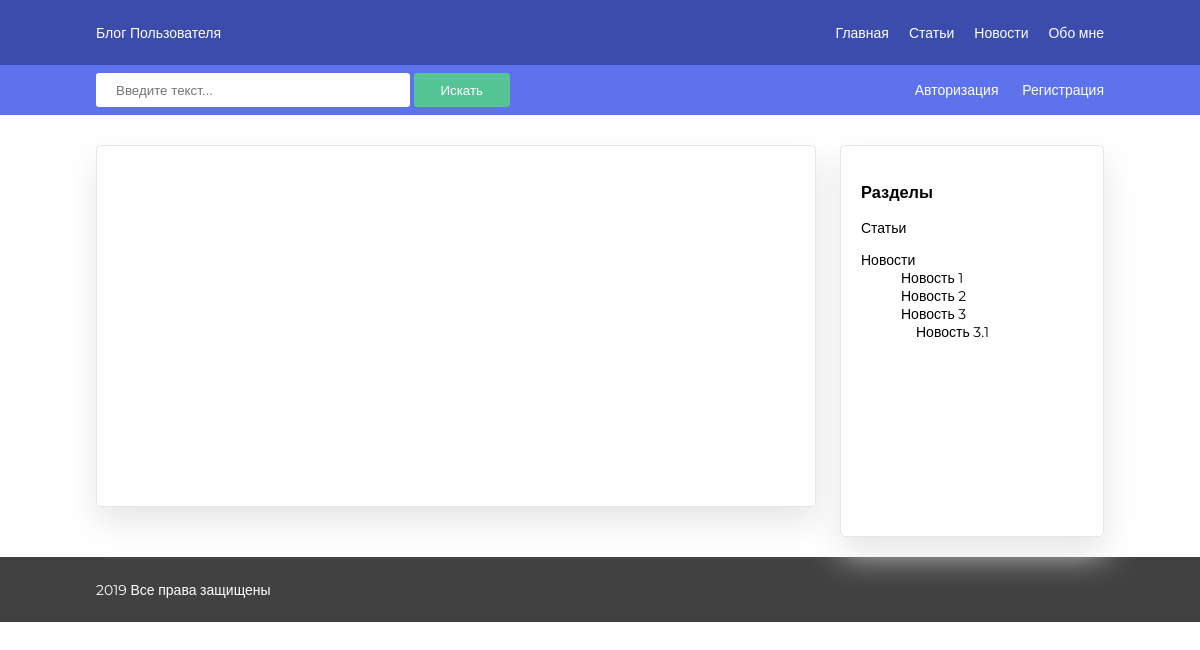
The app's page /page1.php, older data.
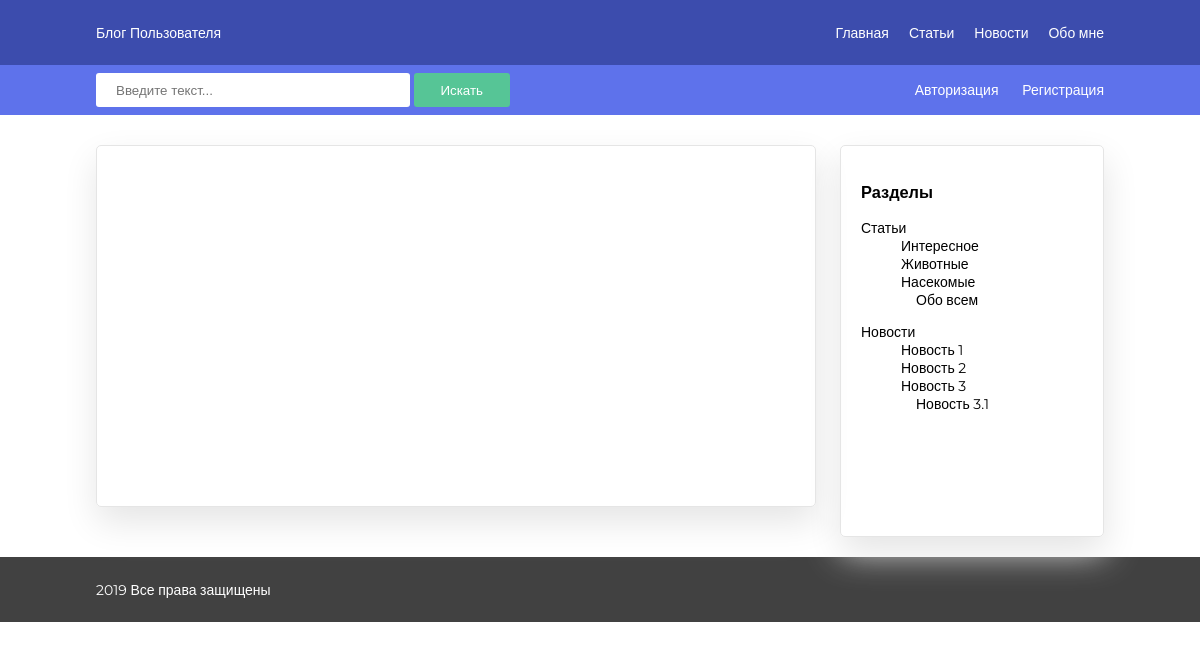
The same page, newer data.
### tables this page shows
CREATE TABLE `category` (
  `id_category` int(11) NOT NULL,
  `title` varchar(191) NOT NULL
);

### page1.php (the view, shortened to what this page needs)
<?php
     $mysqli = new mysqli('localhost', 'root', '', 'blog');
     $comment_id = $_GET['comment_id'];
   if($delete='ok'){
        $mysqli->query("DELETE  FROM `comments` WHERE `comment_id` = '".$comment_id."'");
      }
?>
<!DOCTYPE html>
<html lang="ru">
<head>
    <link rel="stylesheet" type="text/css" href="css/style.css">
</head>
<body>
    <div class="top ">
        <div class="logo param"><span> Блог Пользователя</span></div>
        <div class="nav param-left">
            <a href="index.php">Главная</a>
            <a href="#">Статьи</a>
            <a href="news.php">Новости</a>
            <a href="#">Обо мне</a>
        </div>
    </div>
    <div class="search">
        <div class="window-search param">
            <input type="text" size="40" placeholder="Введите текст...">
            <button type="submit" class="button">Искать</button>
        </div>
        <div class="link-search param-left">
        <?php
                                if(isset($_COOKIE['auth']) == 'true') {
                                $userid = $_COOKIE['userid'];
                                $useremail = $_COOKIE['useremail'];
                                $username = $_COOKIE['username'];
                                $usersurname = $_COOKIE['usersurname'];
                                ?>
                                <div class='user'>
                                <h5><?php echo $username . ' ' .  $usersurname ?></h5>
                                <form method="$_GET">
                                    <input type="hidden" name='exit' value='ok'>
                                    <input type='submit' value='Выйти' class='exit'>
                                </form>
                                </div>
                               <?php  }else {?>
            <a href="authorization.php">Авторизация</a>
            <a href="authorization.php">Регистрация</a>
            <?php  } ?>
        </div>
    </div>
    <div class="wrap">
        <div class="main param">
            <div class="content-top-left">
            </div>
        </div>
        <div class="site-bar param param-left">
            <div class="content-top-right page ">
                <h3 class="content-top-right-alig">Разделы</h3>
                <span class="content-top-right-alig">Статьи</span>
                <ul>
                <?php
                         $category = $mysqli->query("SELECT * FROM `category`");
                         foreach($category as $cat){  ?>
                            <li><a href="page1.php?catid=<?php echo $cat['id_category']; ?>"><?php echo  $cat['title']; ?></a></li>
                            <?php    } ?>
                </ul>
                <span class="content-top-right-alig">Новости</span>
                <ul>
                    <li><a href="news.php">Новость 1</a></li>
                    <li><a href="news.php">Новость 2</a></li>
                    <li><a href="news.php">Новость 3</a></li>
                    <li><a href="news.php">Новость 3.1</a></li>
                </ul>
            </div>
        </div>
    </div>
    <footer class="footer">
        <span class="param">2019 Все права защищены</span>
    </footer>
</body>
</html>

### css/style.css (style rules this page uses)
body { margin: 0; padding: 0; font-size: 14px; font-family: 'Montserrat', sans-serif; }
.param { margin-left: 8%; }
.param-left { margin-right: 8%; }
.top { background-color: #3C4CAD; width: 100%; height: 65px; color: #fff; display: flex; justify-content: space-between; align-items: center; }
.nav { display: flex; justify-content: space-between; }
.nav a { text-decoration: none; color: #fff; }
.nav a:not(:last-of-type) { margin-right: 20px; }
.search { background-color: #5E72EB; width: 100%; height: 50px; display: flex; justify-content: space-between; align-items: center; }
.link-search a { text-decoration: none; color: #fff; }
.link-search a:not(:last-of-type) { margin-right: 20px; }
.window-search input, button { height: 34px; border-radius: 3px; }
.window-search input { width: 63%; color: #000; border: none; padding: 0 20px; }
.window-search button { width: 22%; }
.button { background-color: #56C596; color: #fff; border: none; }
.wrap { display: flex; justify-content: space-between; }
.main { display: flex; flex-wrap: wrap; width: 60%; }
.content-top-left { width: 100%; box-shadow: 1px 15px 35px #E5E5E5; padding: 20px; margin: 30px 0; border: 1px solid #E5E5E5; border-radius: 5px; text-align: justify; }
.site-bar { margin-left: 20px; width: 22%; }
.content-top-right { box-shadow: 1px 15px 35px #E5E5E5; padding: 20px; margin-top: 30px; border: 1px solid #E5E5E5; border-radius: 5px; }
.content-top-right li { list-style: none; }
.content-top-right a { text-decoration: none; color: #000; }
.content-top-right li:nth-last-of-type(1) { margin-left: 15px }
.content-top-right ul { margin-top: 0; }
.footer { width: 100%; background-color: #414141; height: 65px; color: #fff; display: flex; justify-content: space-between; align-items: center; margin-top: 20px; }
.page { height: 350px; }

Row changes from the older to the newer data that the page shows:
added category: title "Интересное"
added category: title "Животные"
added category: title "Насекомые"
added category: title "Обо всем"
